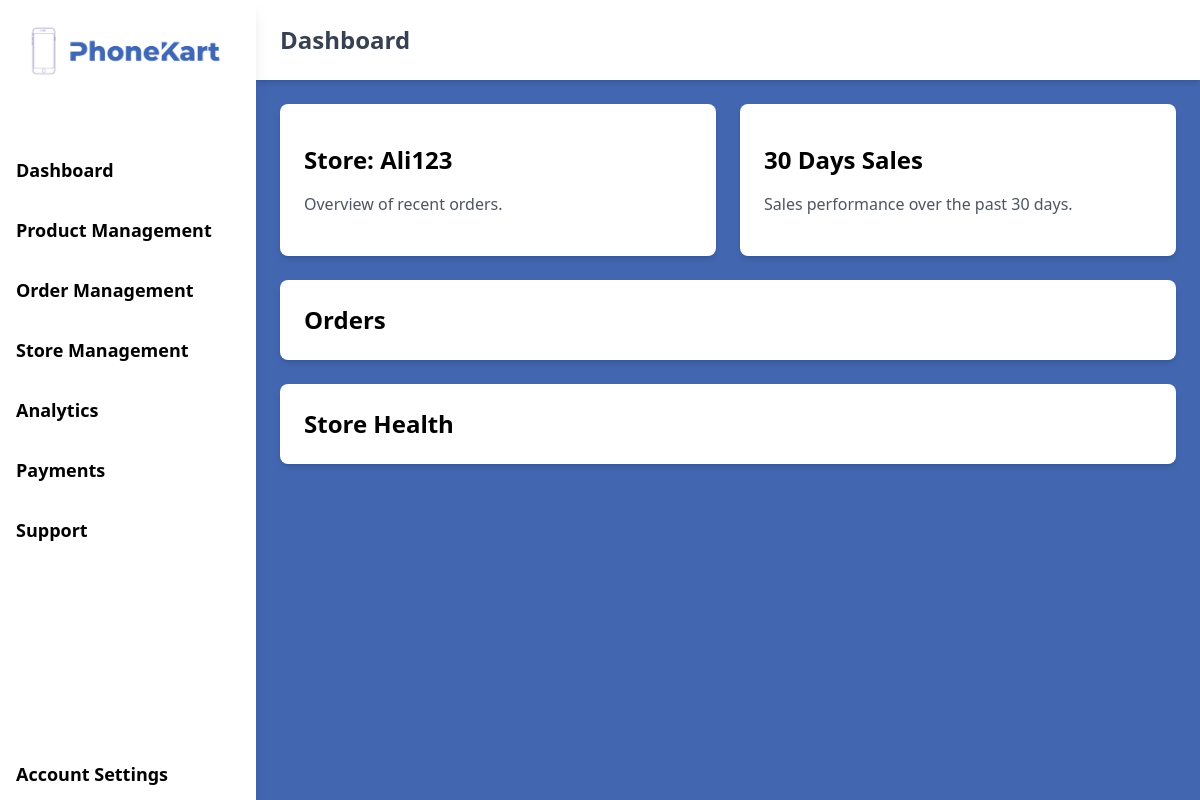
Before: /seller/portal/ (signed in) with the older database file.
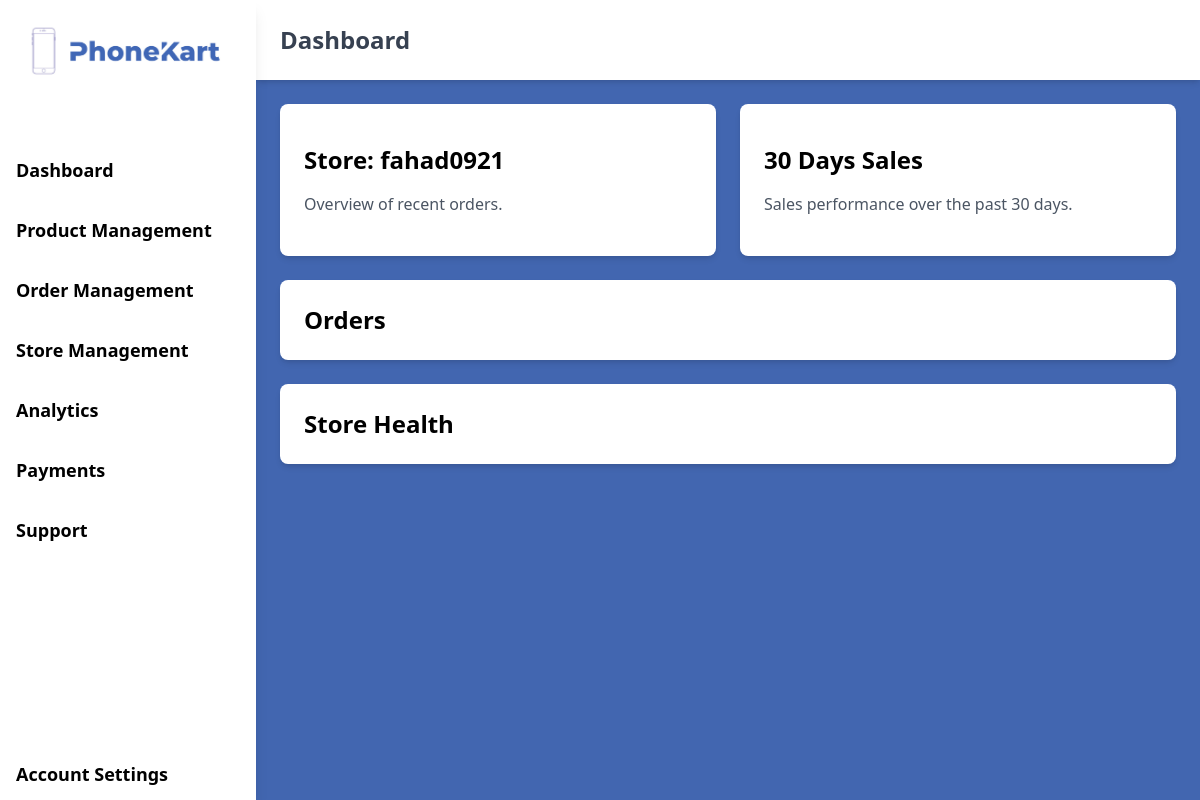
After: the same page with the newer database file.
### seller/models.py (models this page shows, shortened)
class ShopRegistration(models.Model):
    shopID = models.IntegerField(default=generate_shop_id)
    user = models.ForeignKey(
    settings.AUTH_USER_MODEL,
    on_delete=models.SET_NULL,
    null=True,
    blank=True,
    related_name="shops"
     )
    shopname = models.CharField(max_length=255)
    city = models.CharField(max_length=100)
    area = models.TextField(max_length=100)
    location = models.CharField(max_length=255)
    creation_date = models.DateTimeField(default=timezone.now)
    last_update = models.DateTimeField(auto_now=True)
    isActive = models.BooleanField(default=False)

### seller/views.py (the view)
# urls.py: path('portal/', views.portal, name='portal'),
@login_required(login_url='/seller/')
def portal(request):
    try:
        shop = ShopRegistration.objects.get(user=request.user, isActive=True)
    except ShopRegistration.DoesNotExist:
        shop = None
    return render(request, 'portalbase.html', {'shop': shop})

### seller/templates/portalbase.html (shortened to what this page needs)
{% load static %}
{% load static tailwind_tags %}
<!DOCTYPE html>
<html lang="en">
<head>
    {% tailwind_css %}
</head>
<body class="bg-bluish">
    <div class="flex h-screen overflow-hidden">
        <div id="sidebar" class="hidden lg:block">
            {% include 'components/sidebar.html' %}
        </div>
        <div class="flex-1 overflow-auto">
            <header class="p-6 bg-white shadow-md">
                <h1 class="text-2xl font-bold text-gray-700">{% block pagetitle %} Dashboard {% endblock %}</h1>
            </header>
            {% block vcontent %}
            <main class="p-6">
                <div class="grid grid-cols-1 md:grid-cols-2 gap-6">
                    <div class="bg-white p-6 py-10 rounded-lg shadow-md">
                        {% if shop %}
                            <h2 class="text-2xl font-bold mb-4">Store: {{ shop.shopname }}</h2>
                        {% else %}
                            <h2 class="text-2xl font-bold mb-4">Store: No Active Store</h2>
                        {% endif %}
                        <p class="text-gray-600">Overview of recent orders.</p>
                    </div>
                    <div class="bg-white p-6 py-10 rounded-lg shadow-md">
                        <h2 class="text-2xl font-bold mb-4">30 Days Sales</h2>
                        <p class="text-gray-600">Sales performance over the past 30 days.</p>
                    </div>
                </div>
                <div class="bg-white p-6 pt-6 rounded-lg shadow-md mt-6">
                    <a href="{% url 'seller:orders' %}" class="text-2xl font-bold">Orders</a>
                </div>
                <div class="bg-white p-6 pt-6 rounded-lg shadow-md mt-6">
                    <a href="" class="text-2xl font-bold">Store Health</a>
                </div>
            </main>
            {% endblock %}
        </div>
    </div>
</body>
</html>

### seller/templates/components/sidebar.html (shortened to what this page needs)
{% load static %}
<div class="lg:flex lg:flex-col lg:w-64 bg-white shadow-lg h-full relative">
    <div class="flex items-center justify-center py-6">
       <a href="{% url 'seller:portal' %}">
        <img class="h-14" src="{% static 'logo.jpg' %}" alt="Logo">
        </a>
    </div>
    <nav class="mt-10 space-y-2 flex-grow">
        <a href="{% url 'seller:portal' %}" class="block py-3 px-4 text-lg font-semibold rounded transition duration-200 bg-white hover:bg-bluish hover:text-white">
            Dashboard
        </a>
        <div class="relative">
            <a href="#" id="productManagementLink" class="block py-3 px-4 text-lg font-semibold rounded transition duration-200 bg-white hover:bg-bluish hover:text-white">
                Product Management
            </a>
        </div>
        <a href="{% url 'seller:orders' %}" class="block py-3 px-4 text-lg font-semibold rounded transition duration-200 bg-white hover:bg-bluish hover:text-white">
            Order Management
        </a>
        <a href="{% url 'seller:mystore' %}" class="block py-3 px-4 text-lg font-semibold rounded transition duration-200 bg-white hover:bg-bluish hover:text-white">
            Store Management
        </a>
        <a href="{% url 'seller:analytics' %}" class="block py-3 px-4 text-lg font-semibold rounded transition duration-200 bg-white hover:bg-bluish hover:text-white">
            Analytics
        </a>
        <a href="{% url 'seller:payments' %}" class="block py-3 px-4 text-lg font-semibold rounded transition duration-200 bg-white hover:bg-bluish hover:text-white">
            Payments
        </a>
        <a href="{% url 'seller:support' %}" class="block py-3 px-4 text-lg font-semibold rounded transition duration-200 bg-white hover:bg-bluish hover:text-white">
            Support
        </a>
    </nav>
    <div class="absolute bottom-0 w-full">
        <a href="{% url 'seller:accountsettings' %}" class="block py-3 px-4 text-lg font-semibold rounded transition duration-200 bg-white hover:bg-bluish hover:text-white">
            Account Settings
        </a>
    </div>
</div>

Changed rows visible on the page:
no longer on this page (row edited): ShopRegistration: shopname "Ali123"
now on this page (row edited): ShopRegistration: shopname "fahad0921"
